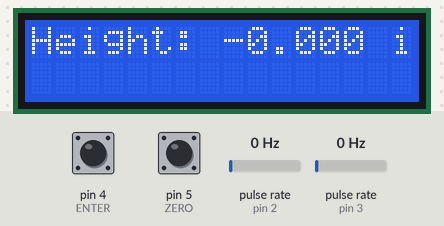
The sketch below on a simulated Arduino Uno, built with avr-gcc and run on an emulated ATmega328P. Parts: 16×2 character LCD. Wiring (inferred from the names in the program): 2 × pulse sensor: data pin 2 / data pin 3. The inputs (shaded band) are chosen by the test bench; at power-on: pulse rate (sensors on pin 3, pin 2) 0 Hz, pin 4 (ENTER) HIGH, pin 5 (ZERO) HIGH. EEPROM starts erased.

Above: at 1.5 s.
1.6 s: pulse rate (sensor on pin 3) set to 2 Hz
At 1.97 s:
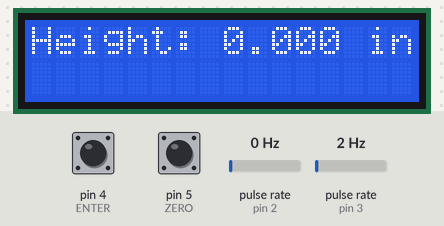
4.6 s: pin 4 (ENTER) pulled LOW for 1 s
At 6.4 s:
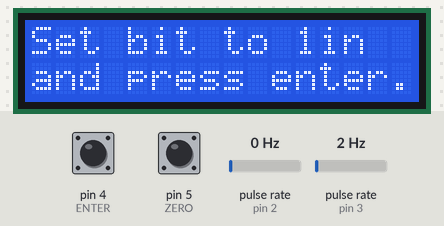
7.1 s: pin 4 (ENTER) pulled LOW for 0.15 s
At 7.5 s:
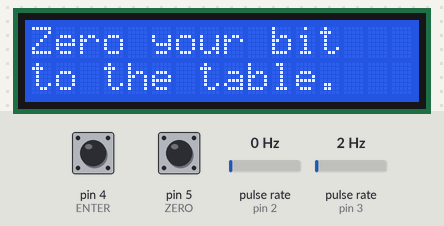
8.7 s: pin 5 (ZERO) pulled LOW for 0.15 s
At 9.5 s:
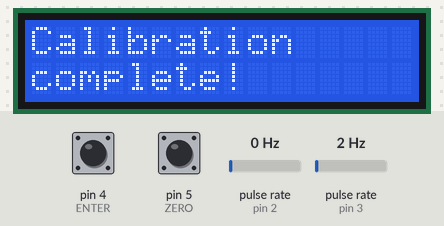
11.8 s: pulse rate (sensor on pin 3) set to 196 Hz
14.8 s: pulse rate (sensor on pin 2) set to 50 Hz
Timing chart, 0 to 17.4 s (numbered marks = the images above; inputs shaded):
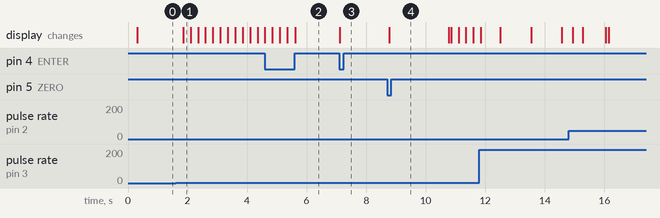

Measured:
- the behaviour switches between 0 and 1 Hz on pulse rate (sensor on pin 3) (found by bisection; images 0 and 1)
- after the input at 1.6 s, the display: changes after 0.25 s (image 1)
- after the input at 4.6 s, the display: first differs from a run without the input after 1.0 s (image 2)
- after the input at 7.1 s, the display: changes at once (image 3)
- after the input at 8.7 s, the display: changes after 0.07 s (image 4)

The sketch:

router_lift.ino
```cpp
  /* routerLift
  An Arduino program to moniter and display the height and anlge of a tilting
  router lift using a rotary encoder and softpot as inputs. This code is
  untested.

  Written by John Segner, May 16 2014


  The circuit:
 * LCD RS pin to digital pin 12
 * LCD WR pin to digital pin 10
 * LCD Enable pin to digital pin 11
 * LCD D4 pin to digital pin 9
 * LCD D5 pin to digital pin 8
 * LCD D6 pin to digital pin 7
 * LCD D7 pin to digital pin 6
 * 10K resistor:
 * ends to +5V and ground
 * wiper to LCD VO pin (pin 3)
 * Encoder Channel A to digital pin 2
 * Encoder Channel B to digital pin 3
 * Zero button on pin 5
 * Enter button on pin 4
 */

#include <LiquidCrystal.h>
#include <Bounce.h>
#include <stdlib.h>
#include <EEPROM.h>
#include "EEPROMAnything.h"

//#define TILT //Comment out this line if you are not using a tilt softpot


#define ANGLE A4
#define ZERO 5
#define ENTER 4
#define INTERVAL 100

//encoder variables
int encoderPin1 = 2;
int encoderPin2 = 3;
volatile int lastEncoded = 0;
volatile long encoderValue = 0;
int lastMSB = 0;
int lastLSB = 0;

//Button object
Bounce zero = Bounce(ZERO, 10); //(pin number, debounce time)
Bounce enter = Bounce(ENTER, 10);

// initialize the library with the numbers of the interface pins
LiquidCrystal lcd(12, 10, 11, 9, 8, 7, 6);
     // LCD pins: RS  RW  EN  D4 D5 D6 D7
    byte degree[8] = { //Custom character
    B11100,
    B10100,
    B11100,
    B00000,
    B00000,
    B00000,
    B00000
  };
  static char dtostrfbuffer[7]; //for displaying floats

  //configuation data structure

  struct settings_t
{
  int flag;
  long enMax;
  long enMin;
  long anMax;
  long anMin;
} settings;


  //main variables
  int mode;
  int phase;
  float height;
  float angle;
  int rawAngle;
  int angleMax;
  int angleMin;
  long rawHeight;
  long encoderMax;
  long encoderMin;
  long nextTime;

////////////////////////////
//SETUP                   //
////////////////////////////

void setup(){

//Setup Encoder//
  pinMode(encoderPin1, INPUT);
  pinMode(encoderPin2, INPUT);
  digitalWrite(encoderPin1, HIGH); //turn pullup resistor on
  digitalWrite(encoderPin2, HIGH); //turn pullup resistor on

  //call updateEncoder() when any high/low changed seen
  //on interrupt 0 (pin 2), or interrupt 1 (pin 3)
  attachInterrupt(0, updateEncoder, CHANGE);
  attachInterrupt(1, updateEncoder, CHANGE);

//Setup LCD
 // set up the LCD's number of rows and columns:
  lcd.begin(16, 2); //argument define lcd size (characters, lines)
  lcd.createChar(0, degree); //upload custom character to posistion 0


  //Setup Buttons
  pinMode(ZERO, INPUT);
  digitalWrite(ZERO, HIGH);
  pinMode(ENTER, INPUT);
  digitalWrite(ENTER, HIGH);

  #ifdef TILT
  //Setup Angle SoftPot
  pinMode(ANGLE, INPUT);
  digitalWrite(ENTER, HIGH);
  #endif

  //Load Calibration Values
  EEPROM_readAnything(0, settings);
  if (settings.flag == 0xFF)   //brand new eeprom?
       {
        mode = 1; //it's config time!
        phase = 0;
      }
else
  {
  settings.enMax = encoderMax;
  settings.enMin = encoderMin;
  #ifdef TILT
  settings.anMax = angleMax;
  settings.anMin = angleMin;
  Msg(lcd, "Height: ", "Angle: ", 250);
  #else
  Msg(lcd, "Height: ", "", 250);
  #endif
  }

}

////////////////////////////
//MAIN LOOP               //
////////////////////////////

void loop(){

  updateButtons();

  switch(mode){
    case 0:  //
      if ((millis() + INTERVAL) > nextTime){ //Set LCD refresh rate (10hz for INTERVAL = 100)
         updateLCD();
         nextTime = millis() + INTERVAL;
      }
      break;
     case 1: //Calibration routine
       switch(phase){
         case 0: //Show 1in height instructions
           Msg(lcd, "Set bit to 1in", "and press enter.", 0);
           phase++;
         case 1: //Accept max height input
           if(enter.fallingEdge()){
           encoderMax = encoderValue;
           settings.enMax = encoderMax;
           phase++;
           break;
           }
           break;
         case 2: //Show zeroing instruction
           Msg(lcd, "Zero your bit", "to the table.", 0);
           phase++;
         case 3: //Accept zero input
           if(zero.fallingEdge()){
           encoderMin = encoderValue;
           settings.enMin = encoderMin;
           phase++;
           break;
           }
           break;
         case 4: //Show 0 angle instuction
           #ifndef TILT
           phase = 8;
           #else
           Msg(lcd, "Set angle to 0", "and press enter.", 0);
           phase++;
           #endif
         case 5: //Accept 0 input
           if(enter.fallingEdge()){
           angleMin = analogRead(ANGLE);
           settings.anMin = angleMin;
           phase++;
           break;
           }
           break;
         case 6: //Show 45 degree instuction
           Msg(lcd, "Set angle to 45", "and press enter.", 0);
           phase++;
         case 7: //Accept 45 degree input
           if(enter.fallingEdge()){
           angleMax = analogRead(ANGLE);
           settings.anMax = angleMax;
           phase++;
           break;
           }
           break;
         case 8: //reset
           EEPROM_writeAnything(0, settings);
           Msg(lcd, "Calibration", "complete!", 2000);
           mode = 0;
           phase = 0;

       }


  }

}

/////////////////////////////
//MESSAGE DISPLAY FUNCTIONS//
/////////////////////////////

/* A helper function to display messages of a specified duration */
//void Msg(LiquidCrystal &lcd, const char *top, const char *bottom, unsigned long del)
void Msg(LiquidCrystal &lcd, const char *top, const char *bottom, unsigned long del)
{
  lcd.clear();
  lcd.setCursor(0, 0);
  lcd.print(top);
  Serial.println(top);
  lcd.setCursor(0, 1);
  lcd.print(bottom);
  Serial.println(bottom);
  delay(del);
}

void UpdateMsg(LiquidCrystal &lcd, float height, float angle, unsigned long del){
        dtostrf(height, 5, 3, dtostrfbuffer); //format float to print
        lcd.setCursor(8, 0);
        lcd.print(dtostrfbuffer);
        lcd.print(" in");
        #ifdef TILT
        dtostrf(angle, 5, 2, dtostrfbuffer); //format float to print
        lcd.setCursor(8, 1);
        lcd.print(dtostrfbuffer);
        lcd.write(byte(0));
        #endif
}

void updateLCD(){
  #ifdef TILT
  rawAngle = analogRead(ANGLE);
  rawAngle = map(rawAngle, angleMin, angleMax, 0, 4500);
  angle = (float)rawAngle / 100.00;
  #endif
  rawHeight = map(encoderValue, encoderMin, encoderMax, 0, 20000);
  height = (float)rawHeight/10000.00;
  UpdateMsg(lcd, height, angle, 0);
  }
////////////////////////////
//BUTTON HANDLERS         //
////////////////////////////

void updateButtons(){
  zero.update();
  enter.update();
  if((enter.read() == LOW) && (enter.duration() > 1000)){ //press and hold handler
    mode = 1;
    phase = 0;
  }
 }


////////////////////////////
//ROTARY ENCODER FUNCTION//
////////////////////////////

void updateEncoder(){
  int MSB = digitalRead(encoderPin1); //MSB = most significant bit
  int LSB = digitalRead(encoderPin2); //LSB = least significant bit

  int encoded = (MSB << 1) |LSB; //converting the 2 pin value to single number
  int sum  = (lastEncoded << 2) | encoded; //adding it to the previous encoded value

  if(sum == 0b1101 || sum == 0b0100 || sum == 0b0010 || sum == 0b1011) encoderValue ++;
  if(sum == 0b1110 || sum == 0b0111 || sum == 0b0001 || sum == 0b1000) encoderValue --;

  lastEncoded = encoded; //store this value for next time
}
```

EEPROMAnything.h
```cpp
#include <EEPROM.h>
#include <Arduino.h>  // for type definitions

template <class T> int EEPROM_writeAnything(int ee, const T& value)
{
    const byte* p = (const byte*)(const void*)&value;
    unsigned int i;
    for (i = 0; i < sizeof(value); i++)
          EEPROM.write(ee++, *p++);
    return i;
}

template <class T> int EEPROM_readAnything(int ee, T& value)
{
    byte* p = (byte*)(void*)&value;
    unsigned int i;
    for (i = 0; i < sizeof(value); i++)
          *p++ = EEPROM.read(ee++);
    return i;
}
```
